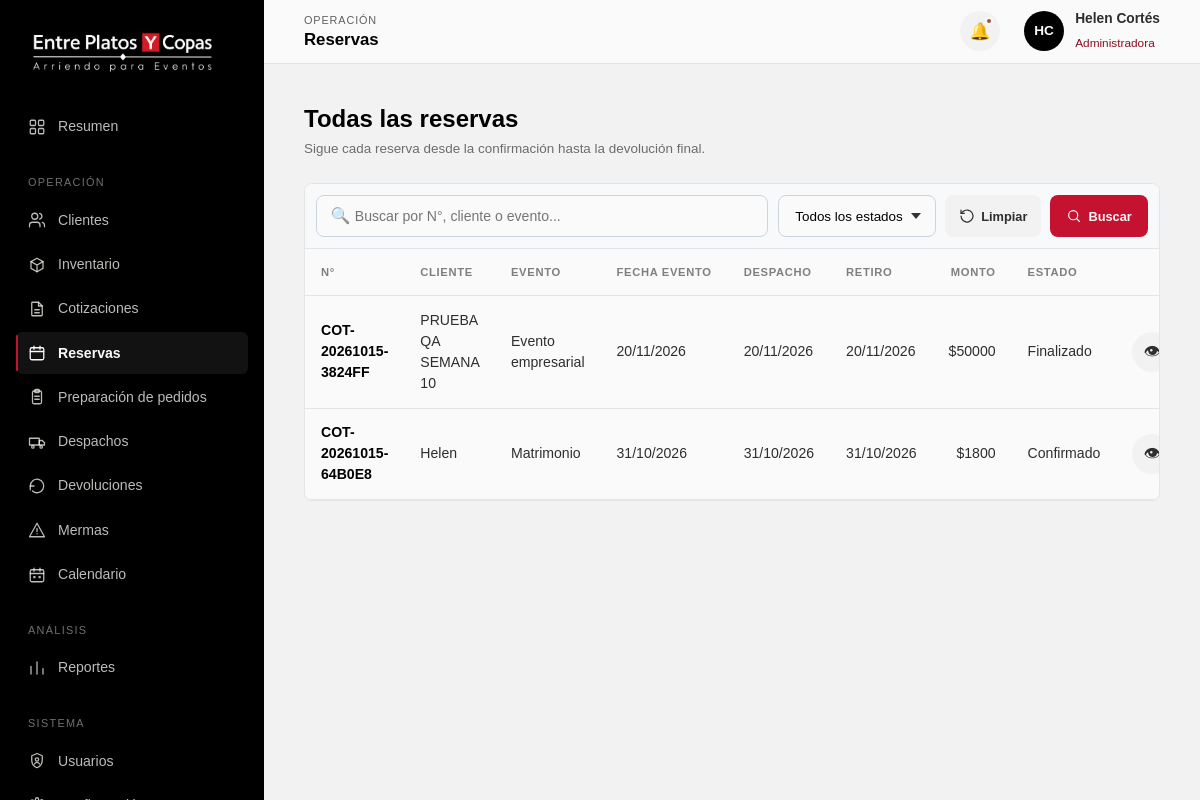
Page /gestion/reservas/ (signed in) on the committed database.
### Inventario/models.py (models this page shows, shortened)
class Servicio(models.Model):
    class Estado(models.TextChoices):
        COTIZACION = "Cotizacion", "Cotización"
        CONTACTADO = "Contactado", "Contactado"
        CONFIRMADO = "Confirmado", "Confirmado"
        PREPARACION = "Preparacion", "En preparación"
        DESPACHADO = "Despachado", "Despachado"
        DEVOLUCION_PARCIAL = "Devolucion parcial", "Devolución parcial"
        FINALIZADO = "Finalizado", "Devuelto"
        CANCELADO = "Cancelado", "Cancelado"
    class MedioContacto(models.TextChoices):
        WHATSAPP = "WhatsApp", "WhatsApp"
        CORREO = "Correo", "Correo"
        LLAMADA = "Llamada", "Llamada"
    negocio = models.ForeignKey(
        Negocio,
        on_delete=models.CASCADE,
        related_name="servicios"
    )
    cliente = models.ForeignKey(
        Cliente,
        on_delete=models.PROTECT,
        related_name="servicios"
    )
    codigo = models.CharField(
        max_length=30,
        unique=True
    )
    estado = models.CharField(
        max_length=30,
        choices=Estado.choices,
        default=Estado.COTIZACION
    )
    tipo_servicio = models.CharField(
        max_length=100,
        blank=True
    )
    fecha_solicitud = models.DateField()
    fecha_evento = models.DateField(null=True, blank=True)
    fecha_inicio = models.DateField(null=True, blank=True)
    fecha_termino = models.DateField(null=True, blank=True)
    hora_inicio = models.TimeField(null=True, blank=True)
    hora_termino = models.TimeField(null=True, blank=True)
    direccion_evento = models.CharField(
        max_length=255,
        blank=True
    )
    comuna_evento = models.CharField(
        max_length=100,
        blank=True
    )
    cantidad_personas = models.IntegerField(
        null=True,
        blank=True
    )
    subtotal = models.DecimalField(
        max_digits=12,
        decimal_places=0,
        default=0
    )
    descuento = models.DecimalField(
        max_digits=12,
        decimal_places=0,
        default=0
    )
    total = models.DecimalField(
        max_digits=12,
        decimal_places=0,
        default=0
    )
    abono = models.DecimalField(
        max_digits=12,
        decimal_places=0,
        default=0
    )
    garantia = models.DecimalField(
        max_digits=12,
        decimal_places=0,
        default=0
    )
    observaciones = models.TextField(blank=True)
    requiere_despacho = models.BooleanField(default=False, db_default=False)
    medio_contacto = models.CharField(
        max_length=20,
        blank=True,
        default="",
        db_default="",
        choices=MedioContacto.choices
    )
    comentarios = models.TextField(blank=True, default="", db_default="")
    categorias_solicitadas = models.ManyToManyField(
        Categoria,
        blank=True,
        related_name="servicios_solicitados",
        db_table="servicio_categoria_solicitada"
    )
    categorias_por_definir = models.BooleanField(default=False, db_default=False)
    fecha_confirmacion = models.DateTimeField(
        null=True,
        blank=True
    )
    fecha_creacion = models.DateTimeField(auto_now_add=True)
    fecha_actualizacion = models.DateTimeField(auto_now=True)
    class Meta:
        db_table = "servicio"
        constraints = [
            models.CheckConstraint(
                condition=(
                    Q(fecha_inicio__isnull=True)
                    | Q(fecha_termino__isnull=True)
                    | Q(fecha_termino__gte=F("fecha_inicio"))
                ),
                name="fecha_termino_mayor_inicio"
            )
        ]

class Cliente(models.Model):
    negocio = models.ForeignKey(
        Negocio,
        on_delete=models.CASCADE,
        related_name="clientes"
    )
    rut = models.CharField(max_length=20, blank=True)
    nombre = models.CharField(max_length=100)
    apellido = models.CharField(max_length=100, blank=True)
    telefono = models.CharField(max_length=30, blank=True)
    email = models.EmailField(max_length=150, blank=True)
    direccion = models.CharField(max_length=255, blank=True)
    comuna = models.CharField(max_length=100, blank=True)
    observaciones = models.TextField(blank=True)
    activo = models.BooleanField(default=True)
    fecha_creacion = models.DateTimeField(auto_now_add=True)
    fecha_actualizacion = models.DateTimeField(auto_now=True)
    class Meta:
        db_table = "cliente"
        constraints = [
            models.UniqueConstraint(
                fields=["negocio", "rut"],
                condition=~Q(rut=""),
                name="cliente_rut_unico_por_negocio"
            )
        ]

### Inventario/views.py (the view)
@solo_administrador
def gestion_reservas(request):
    negocio = obtener_negocio()
    reservas = (
        Servicio.objects
        .filter(negocio=negocio)
        .exclude(
            estado__in=[
                "Cotizacion",
                "Contactado",
                "Cancelado",
            ]
        )
        .select_related("cliente")
        .order_by("-fecha_evento", "-fecha_creacion")
    )
    return render(
        request,
        "reservas.html",
        {
            "reservas": reservas,
        },
    )

### Inventario/views.py (called while the page is built)
def obtener_negocio():
    return Negocio.objects.filter(activo=True).order_by("id").first()

### gestion/templates/reservas.html (shortened to what this page needs)
{% load static %}
<!DOCTYPE html>
<html lang="es">
<head>
<link rel="stylesheet" href="{% static 'css/admin.css' %}?v=sidebar-design-2">
</head>
<body>
<div class="admin-shell">
  <aside class="admin-sidebar" id="admin-sidebar">
    <div class="sidebar-brand">
      <a href="{% url 'index' %}"><img src="{% static 'images/logo2.jpg' %}" alt="Entre Platos y Copas"></a>
    </div>
    <nav class="sidebar-nav">
      <a href="{% url 'inicio' %}" class="sidebar-link"><span class="nav-icon"></span><span class="nav-label">Resumen</span></a>
      <span class="sidebar-group-label">Operación</span>
      <a href="{% url 'gestion_clientes' %}" class="sidebar-link"><span class="nav-icon"></span><span class="nav-label">Clientes</span></a>
      <a href="{% url 'gestion_inventario' %}" class="sidebar-link"><span class="nav-icon"></span><span class="nav-label">Inventario</span></a>
      <a href="{% url 'gestion_cotizaciones' %}" class="sidebar-link"><span class="nav-icon"></span><span class="nav-label">Cotizaciones</span></a>
      <a href="{% url 'gestion_reservas' %}" class="sidebar-link"><span class="nav-icon"></span><span class="nav-label">Reservas</span></a>
      <a href="{% url 'gestion_preparacion' %}" class="sidebar-link"><span class="nav-icon"></span><span class="nav-label">Preparación de pedidos</span></a>
      <a href="{% url 'gestion_despachos' %}" class="sidebar-link"><span class="nav-icon"></span><span class="nav-label">Despachos</span></a>
      <a href="{% url 'gestion_devoluciones' %}" class="sidebar-link"><span class="nav-icon"></span><span class="nav-label">Devoluciones</span></a>
      <a href="{% url 'gestion_mermas' %}" class="sidebar-link"><span class="nav-icon"></span><span class="nav-label">Mermas</span></a>
      <a href="{% url 'gestion_calendario' %}" class="sidebar-link"><span class="nav-icon"></span><span class="nav-label">Calendario</span></a>
      <span class="sidebar-group-label">Análisis</span>
      <a href="{% url 'gestion_reportes' %}" class="sidebar-link"><span class="nav-icon"></span><span class="nav-label">Reportes</span></a>
      <span class="sidebar-group-label">Sistema</span>
      <a href="{% url 'gestion_usuarios' %}" class="sidebar-link"><span class="nav-icon"></span><span class="nav-label">Usuarios</span></a>
      <a href="{% url 'gestion_configuracion' %}" class="sidebar-link"><span class="nav-label"></span></a>
    </nav>
  </aside>
  <div class="admin-main">
    <header class="admin-topbar">
      <div style="display:flex;align-items:center;gap:1rem;">
        <div class="topbar-title">
          <span class="eyebrow">Operación</span>
          <h1>Reservas</h1>
        </div>
      </div>
      <div class="topbar-actions">
        <button class="icon-btn" aria-label="Notificaciones"><span class="dot"></span>🔔</button>
        <div class="topbar-user">
          <div class="user-avatar">HC</div>
          <div class="user-info"><strong>Helen Cortés</strong><span>Administradora</span></div>
        </div>
      </div>
    </header>
    <main class="admin-content">
      <div class="page-head">
        <div>
          <h1>Todas las reservas</h1>
          <p>Sigue cada reserva desde la confirmación hasta la devolución final.</p>
        </div>
      </div>
      <div class="client-directory">
      <form class="inventory-search-panel" id="reservas-filter-form">
        <div class="search-field">
          <span class="icon">🔍</span>
          <input type="search" id="res-search" placeholder="Buscar por N°, cliente o evento...">
        </div>
        <div class="toolbar-filters">
          <select class="select-filter" id="res-estado" aria-label="Filtrar por estado">
            <option value="">Todos los estados</option>
          </select>
          <button type="reset" class="btn btn-ghost btn-sm">
            <svg viewBox="0 0 24 24" fill="none" stroke="currentColor" stroke-width="1.8" stroke-linecap="round" stroke-linejoin="round" aria-hidden="true"><path d="M3 12a9 9 0 1 0 2.64-6.36L3 8"/><path d="M3 3v5h5"/></svg>
            Limpiar
          </button>
          <button type="submit" class="btn btn-accent btn-sm">
            <svg viewBox="0 0 24 24" fill="none" stroke="currentColor" stroke-width="1.8" stroke-linecap="round" stroke-linejoin="round" aria-hidden="true"><circle cx="10.8" cy="10.8" r="6.8"/><path d="m16 16 4.2 4.2"/></svg>
            Buscar
          </button>
        </div>
      </form>
      <div class="table-wrap">
        <table class="data-table">
          <thead>
            <tr>
              <th>N°</th><th>Cliente</th><th>Evento</th><th>Fecha evento</th>
              <th>Despacho</th><th>Retiro</th><th class="cell-num">Monto</th><th>Estado</th><th></th>
            </tr>
          </thead>
          <tbody id="res-tbody">
{% for servicio in reservas %}
<tr data-reserva data-estado="{{ servicio.estado }}">
  <td><a class="cell-strong" href="{% url 'gestion_reserva' servicio.id %}">{{ servicio.codigo }}</a></td>
  <td>{{ servicio.cliente.nombre }} {{ servicio.cliente.apellido }}</td>
  <td>{{ servicio.tipo_servicio|default:"—" }}</td>
  <td>{{ servicio.fecha_evento|date:"d/m/Y"|default:"—" }}</td>
  <td>{{ servicio.fecha_inicio|date:"d/m/Y"|default:"—" }}</td>
  <td>{{ servicio.fecha_termino|date:"d/m/Y"|default:"—" }}</td>
  <td class="cell-num">${{ servicio.total|floatformat:0 }}</td>
  <td><span class="status-pill">{{ servicio.estado }}</span></td>
  <td><a class="icon-btn" href="{% url 'gestion_reserva' servicio.id %}">👁</a></td>
</tr>
{% empty %}<tr><td colspan="9" class="empty-state">No hay reservas/servicios confirmados.</td></tr>{% endfor %}
</tbody>
        </table>
      </div>
      </div>
    </main>
  </div>
</div>
</body>
</html>

### rows in the picture
Servicio: codigo "COT-20261015-3824FF", cliente.nombre "PRUEBA", cliente.apellido "QA SEMANA 10", tipo_servicio "Evento empresarial", fecha_evento "20/11/2026", fecha_inicio "20/11/2026", fecha_termino "20/11/2026", total "50000", estado "Finalizado"
Servicio: codigo "COT-20261015-64B0E8", cliente.nombre "Helen", tipo_servicio "Matrimonio", fecha_evento "31/10/2026", fecha_inicio "31/10/2026", fecha_termino "31/10/2026", total "1800", estado "Confirmado"
